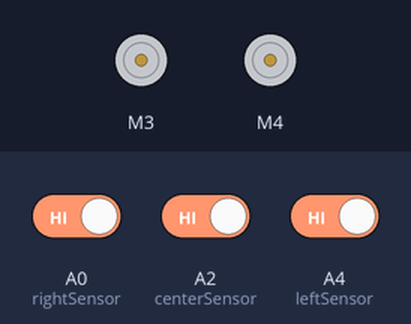
Bench run of a sketch on a simulated Arduino Uno, built with avr-gcc and run on an emulated ATmega328P. Parts: 2 × DC motor (green arrow = forward, orange = backward, longer = faster). The inputs (shaded band) are chosen by the test bench; at power-on: A0 (rightSensor) HIGH, A4 (leftSensor) HIGH, A2 (centerSensor) HIGH.

Above: at 1.2 s.
1.3 s: A0 (rightSensor) driven LOW
At 1.7 s:
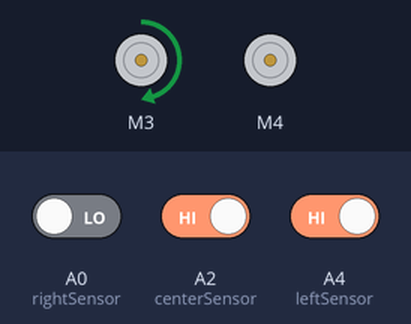
2.8 s: A4 (leftSensor) driven LOW
At 3.1 s:
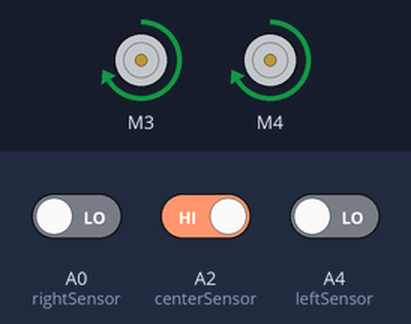
4.3 s: A0 (rightSensor) driven HIGH
At 5.2 s:
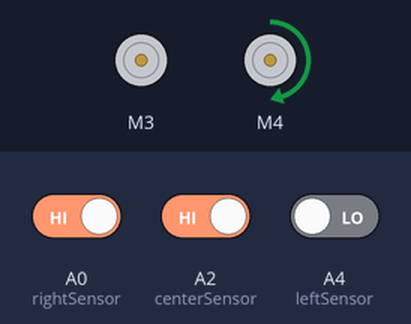
Timing chart, 0 to 13.3 s (numbered marks = the images above; inputs shaded):
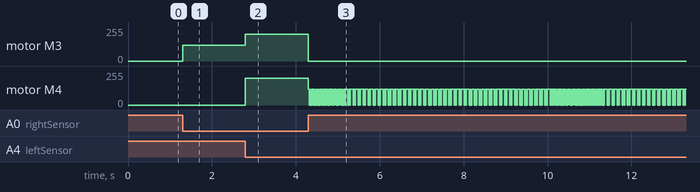

Measured:
- after the input at 1.3 s, motor M3: stopped → forward 120/255 at once
- after the input at 2.8 s, motor M3: forward 120/255 → forward 200/255 at once; motor M4: stopped → forward 200/255 at once
- after the input at 4.3 s, motor M3: forward 200/255 → stopped at once; motor M4: alternates forward 120/255 for 0.02 s and stopped for 0.02 s, starting at once

The sketch:

LineFollowerArduino.ino
```cpp
// IR Sensor pins
#define leftSensor A4
#define rightSensor A0
#define centerSensor A2

#define SENSEVALUE 200
#include <AFMotor.h>

AF_DCMotor motor1(3);
AF_DCMotor motor2(4);

int l1=1;
int l2=1;
int l3=1;

int f1=0;
int f2=0;
int f3=0;


void setup() {
  // put your setup code here, to run once:
  Serial.begin(9600);


  pinMode(leftSensor, INPUT);
  pinMode(rightSensor, INPUT);
  pinMode(centerSensor, INPUT);

  motor1.setSpeed(150);
  motor2.setSpeed(150);
  motor1.run(RELEASE);
  motor2.run(RELEASE);
}
int shouldDelay=1;

void loop(){

//if(shouldDelay==1){
//  shouldDelay=0;
//  delay(2);
//}

l1=digitalRead(leftSensor);
l2=digitalRead(centerSensor);
l3=digitalRead(rightSensor);
//
//Serial.print("Left=");
//Serial.print(l1);
//Serial.print("  Center=");
//Serial.print(l2);
//Serial.print("  right=");
//Serial.println(l3);
//
/////////////////////////////////////////////////////////////////////
//feedback when comes all sensor on white
if(l1==0&&l2==0&&l3==0)   {
  l1=f1;
  l2=f2;
  l3=f3;

}


////////////////////////////////////////////////////////////////////////////
//left turn
//if(l1==0&&l2==1&&l3==1||l1==0&&l2==0&&l3==1)   {
//}
// //right turn
//else if(l1==1&&l2==1&&l3==0||l1==1&&l2==0&&l3==0) {
//}
////go forward straight
//else

else if(l1==0&&l2==1&&l3==0)  {

    motor1.setSpeed(200);
    motor2.setSpeed(200);

    motor1.run(FORWARD);
    motor2.run(FORWARD);


}
//left turn
else if(l1==1&&l2==0&&l3==0||l1==1&&l2==1&&l3==0){

    motor1.run(RELEASE);
    motor1.setSpeed(120);

    motor1.run(FORWARD);
    motor2.run(RELEASE);

}
//right turn
else if(l1==0&&l2==0&&l3==1||l1==0&&l2==1&&l3==1){

    motor2.run(RELEASE);
    motor2.setSpeed(120);

    motor2.run(FORWARD);
    motor1.run(RELEASE);

}
//stop
else if(l1==1&&l2==1&&l3==1) {

//    for(int i=0;i<1;i++){
//      motor1.run(FORWARD);
//      motor2.run(RELEASE);
//    }
//
//   if(l2==0) {
//      for(int i=0;i<2;i++){
//        motor2.run(FORWARD);
//        motor1.run(RELEASE);
//      }
//   }
//

//     motor1.run(RELEASE);
//     motor2.run(RELEASE);
}

///////////////////////////////////////////////////////////////////
f1=l1;
f2=l2;
f3=l3;        //memory variables
////////////////////////////////////////////////////////////////////
}


//void loop() {
//  // put your main code here, to run repeatedly:
//int leftIR = analogRead(leftSensor);
//Serial.println("Left=");
//Serial.print(leftIR);
//if(leftIR>SENSEVALUE){
//    motor1.run(FORWARD);
//  motor2.run(FORWARD);
//
//  }else{
//     motor1.run(RELEASE);
//  motor2.run(RELEASE);
//    }
//}
```
